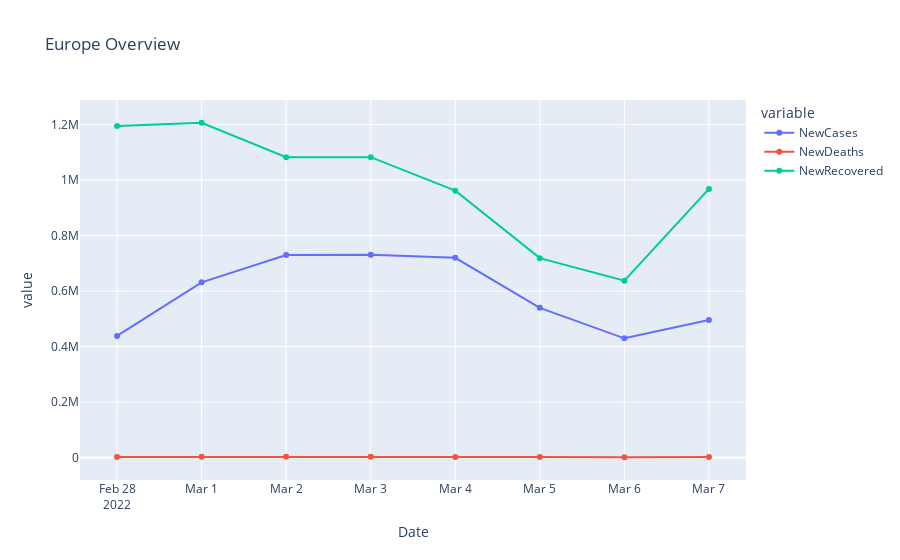
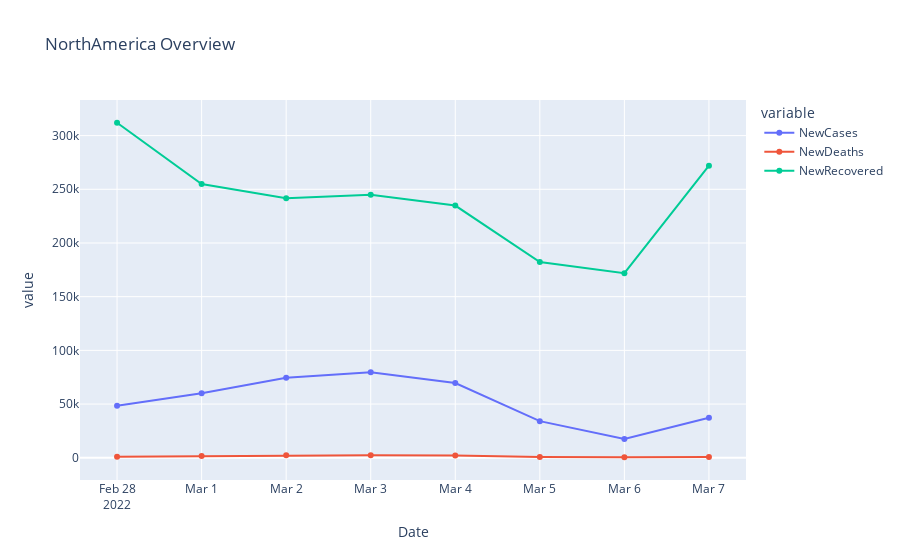
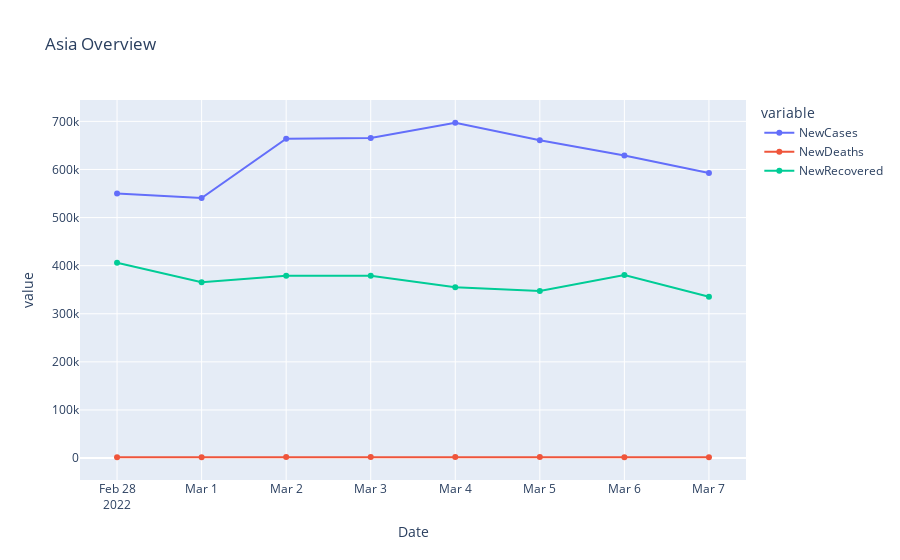
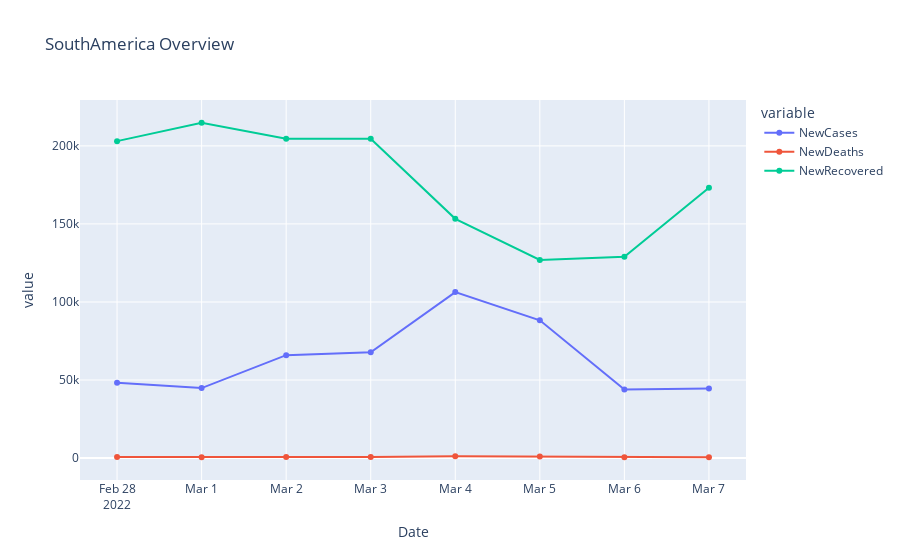

The notebook cell these images were saved under, in order:
### Code cell
for continent in continents:
    continent_df_day = df_covid_by_day_plots[df_covid_by_day_plots['Continent'] == continent]
    
    #continent_df_day.set_index('Date',inplace=True)
    continent_df_day = continent_df_day.groupby(by='Date').sum().reset_index()
    
    title = continent + " Overview"
    fig = px.line(continent_df_day, x="Date", y=['NewCases', 'NewDeaths','NewRecovered'], markers = True, title=title)
    fig.show()

### Figure 1 — Plotly figure (JSON) as saved in the notebook; plotly's stock layout.template omitted (floating-point values rounded to 4 significant figures)
{"data": [{"hovertemplate": "variable=NewCases<br>Date=%{x}<br>value=%{y}<extra></extra>", "legendgroup": "NewCases", "line": {"color": "#636efa", "dash": "solid"}, "marker": {"symbol": "circle"}, "mode": "lines+markers", "name": "NewCases", "orientation": "v", "showlegend": true, "type": "scatter", "x": ["2022-02-28T00:00:00", "2022-03-01T00:00:00", "2022-03-02T00:00:00", "2022-03-03T00:00:00", "2022-03-04T00:00:00", "2022-03-05T00:00:00", "2022-03-06T00:00:00", "2022-03-07T00:00:00"], "xaxis": "x", "y": [438608, 631745, 730262, 731256, 720211, 539851, 429928, 496107], "yaxis": "y"}, {"hovertemplate": "variable=NewDeaths<br>Date=%{x}<br>value=%{y}<extra></extra>", "legendgroup": "NewDeaths", "line": {"color": "#EF553B", "dash": "solid"}, "marker": {"symbol": "circle"}, "mode": "lines+markers", "name": "NewDeaths", "orientation": "v", "showlegend": true, "type": "scatter", "x": ["2022-02-28T00:00:00", "2022-03-01T00:00:00", "2022-03-02T00:00:00", "2022-03-03T00:00:00", "2022-03-04T00:00:00", "2022-03-05T00:00:00", "2022-03-06T00:00:00", "2022-03-07T00:00:00"], "xaxis": "x", "y": [2269, 2651, 2628, 2628, 2552, 1888, 1268, 1932], "yaxis": "y"}, {"hovertemplate": "variable=NewRecovered<br>Date=%{x}<br>value=%{y}<extra></extra>", "legendgroup": "NewRecovered", "line": {"color": "#00cc96", "dash": "solid"}, "marker": {"symbol": "circle"}, "mode": "lines+markers", "name": "NewRecovered", "orientation": "v", "showlegend": true, "type": "scatter", "x": ["2022-02-28T00:00:00", "2022-03-01T00:00:00", "2022-03-02T00:00:00", "2022-03-03T00:00:00", "2022-03-04T00:00:00", "2022-03-05T00:00:00", "2022-03-06T00:00:00", "2022-03-07T00:00:00"], "xaxis": "x", "y": [1195673, 1207050, 1082923, 1082923, 962173, 719040, 637883, 968520], "yaxis": "y"}], "layout": {"legend": {"title": {"text": "variable"}, "tracegroupgap": 0}, "title": {"text": "Europe Overview"}, "xaxis": {"anchor": "y", "domain": [0, 1], "title": {"text": "Date"}}, "yaxis": {"anchor": "x", "domain": [0, 1], "title": {"text": "value"}}}}

### Figure 2 — Plotly figure (JSON) as saved in the notebook; plotly's stock layout.template omitted (floating-point values rounded to 4 significant figures)
{"data": [{"hovertemplate": "variable=NewCases<br>Date=%{x}<br>value=%{y}<extra></extra>", "legendgroup": "NewCases", "line": {"color": "#636efa", "dash": "solid"}, "marker": {"symbol": "circle"}, "mode": "lines+markers", "name": "NewCases", "orientation": "v", "showlegend": true, "type": "scatter", "x": ["2022-02-28T00:00:00", "2022-03-01T00:00:00", "2022-03-02T00:00:00", "2022-03-03T00:00:00", "2022-03-04T00:00:00", "2022-03-05T00:00:00", "2022-03-06T00:00:00", "2022-03-07T00:00:00"], "xaxis": "x", "y": [48494, 59993, 74462, 79565, 69621, 34089, 17526, 37276], "yaxis": "y"}, {"hovertemplate": "variable=NewDeaths<br>Date=%{x}<br>value=%{y}<extra></extra>", "legendgroup": "NewDeaths", "line": {"color": "#EF553B", "dash": "solid"}, "marker": {"symbol": "circle"}, "mode": "lines+markers", "name": "NewDeaths", "orientation": "v", "showlegend": true, "type": "scatter", "x": ["2022-02-28T00:00:00", "2022-03-01T00:00:00", "2022-03-02T00:00:00", "2022-03-03T00:00:00", "2022-03-04T00:00:00", "2022-03-05T00:00:00", "2022-03-06T00:00:00", "2022-03-07T00:00:00"], "xaxis": "x", "y": [1008, 1692, 2278, 2393, 2031, 734, 450, 634], "yaxis": "y"}, {"hovertemplate": "variable=NewRecovered<br>Date=%{x}<br>value=%{y}<extra></extra>", "legendgroup": "NewRecovered", "line": {"color": "#00cc96", "dash": "solid"}, "marker": {"symbol": "circle"}, "mode": "lines+markers", "name": "NewRecovered", "orientation": "v", "showlegend": true, "type": "scatter", "x": ["2022-02-28T00:00:00", "2022-03-01T00:00:00", "2022-03-02T00:00:00", "2022-03-03T00:00:00", "2022-03-04T00:00:00", "2022-03-05T00:00:00", "2022-03-06T00:00:00", "2022-03-07T00:00:00"], "xaxis": "x", "y": [311972, 254870, 241729, 244869, 234855, 182292, 171862, 272036], "yaxis": "y"}], "layout": {"legend": {"title": {"text": "variable"}, "tracegroupgap": 0}, "title": {"text": "NorthAmerica Overview"}, "xaxis": {"anchor": "y", "domain": [0, 1], "title": {"text": "Date"}}, "yaxis": {"anchor": "x", "domain": [0, 1], "title": {"text": "value"}}}}

### Figure 3 — Plotly figure (JSON) as saved in the notebook; plotly's stock layout.template omitted (floating-point values rounded to 4 significant figures)
{"data": [{"hovertemplate": "variable=NewCases<br>Date=%{x}<br>value=%{y}<extra></extra>", "legendgroup": "NewCases", "line": {"color": "#636efa", "dash": "solid"}, "marker": {"symbol": "circle"}, "mode": "lines+markers", "name": "NewCases", "orientation": "v", "showlegend": true, "type": "scatter", "x": ["2022-02-28T00:00:00", "2022-03-01T00:00:00", "2022-03-02T00:00:00", "2022-03-03T00:00:00", "2022-03-04T00:00:00", "2022-03-05T00:00:00", "2022-03-06T00:00:00", "2022-03-07T00:00:00"], "xaxis": "x", "y": [550075, 540721, 663771, 665479, 697132, 660777, 628950, 592776], "yaxis": "y"}, {"hovertemplate": "variable=NewDeaths<br>Date=%{x}<br>value=%{y}<extra></extra>", "legendgroup": "NewDeaths", "line": {"color": "#EF553B", "dash": "solid"}, "marker": {"symbol": "circle"}, "mode": "lines+markers", "name": "NewDeaths", "orientation": "v", "showlegend": true, "type": "scatter", "x": ["2022-02-28T00:00:00", "2022-03-01T00:00:00", "2022-03-02T00:00:00", "2022-03-03T00:00:00", "2022-03-04T00:00:00", "2022-03-05T00:00:00", "2022-03-06T00:00:00", "2022-03-07T00:00:00"], "xaxis": "x", "y": [1816, 1787, 2004, 2004, 2245, 1960, 1761, 1668], "yaxis": "y"}, {"hovertemplate": "variable=NewRecovered<br>Date=%{x}<br>value=%{y}<extra></extra>", "legendgroup": "NewRecovered", "line": {"color": "#00cc96", "dash": "solid"}, "marker": {"symbol": "circle"}, "mode": "lines+markers", "name": "NewRecovered", "orientation": "v", "showlegend": true, "type": "scatter", "x": ["2022-02-28T00:00:00", "2022-03-01T00:00:00", "2022-03-02T00:00:00", "2022-03-03T00:00:00", "2022-03-04T00:00:00", "2022-03-05T00:00:00", "2022-03-06T00:00:00", "2022-03-07T00:00:00"], "xaxis": "x", "y": [406160, 365353, 378837, 378837, 355344, 347517, 380772, 335291], "yaxis": "y"}], "layout": {"legend": {"title": {"text": "variable"}, "tracegroupgap": 0}, "title": {"text": "Asia Overview"}, "xaxis": {"anchor": "y", "domain": [0, 1], "title": {"text": "Date"}}, "yaxis": {"anchor": "x", "domain": [0, 1], "title": {"text": "value"}}}}

### Figure 4 — Plotly figure (JSON) as saved in the notebook; plotly's stock layout.template omitted (floating-point values rounded to 4 significant figures)
{"data": [{"hovertemplate": "variable=NewCases<br>Date=%{x}<br>value=%{y}<extra></extra>", "legendgroup": "NewCases", "line": {"color": "#636efa", "dash": "solid"}, "marker": {"symbol": "circle"}, "mode": "lines+markers", "name": "NewCases", "orientation": "v", "showlegend": true, "type": "scatter", "x": ["2022-02-28T00:00:00", "2022-03-01T00:00:00", "2022-03-02T00:00:00", "2022-03-03T00:00:00", "2022-03-04T00:00:00", "2022-03-05T00:00:00", "2022-03-06T00:00:00", "2022-03-07T00:00:00"], "xaxis": "x", "y": [48257, 44831, 65916, 67782, 106315, 88234, 43889, 44520], "yaxis": "y"}, {"hovertemplate": "variable=NewDeaths<br>Date=%{x}<br>value=%{y}<extra></extra>", "legendgroup": "NewDeaths", "line": {"color": "#EF553B", "dash": "solid"}, "marker": {"symbol": "circle"}, "mode": "lines+markers", "name": "NewDeaths", "orientation": "v", "showlegend": true, "type": "scatter", "x": ["2022-02-28T00:00:00", "2022-03-01T00:00:00", "2022-03-02T00:00:00", "2022-03-03T00:00:00", "2022-03-04T00:00:00", "2022-03-05T00:00:00", "2022-03-06T00:00:00", "2022-03-07T00:00:00"], "xaxis": "x", "y": [666, 532, 701, 702, 1093, 947, 594, 530], "yaxis": "y"}, {"hovertemplate": "variable=NewRecovered<br>Date=%{x}<br>value=%{y}<extra></extra>", "legendgroup": "NewRecovered", "line": {"color": "#00cc96", "dash": "solid"}, "marker": {"symbol": "circle"}, "mode": "lines+markers", "name": "NewRecovered", "orientation": "v", "showlegend": true, "type": "scatter", "x": ["2022-02-28T00:00:00", "2022-03-01T00:00:00", "2022-03-02T00:00:00", "2022-03-03T00:00:00", "2022-03-04T00:00:00", "2022-03-05T00:00:00", "2022-03-06T00:00:00", "2022-03-07T00:00:00"], "xaxis": "x", "y": [203040, 214819, 204507, 204507, 153257, 126908, 129029, 173239], "yaxis": "y"}], "layout": {"legend": {"title": {"text": "variable"}, "tracegroupgap": 0}, "title": {"text": "SouthAmerica Overview"}, "xaxis": {"anchor": "y", "domain": [0, 1], "title": {"text": "Date"}}, "yaxis": {"anchor": "x", "domain": [0, 1], "title": {"text": "value"}}}}
